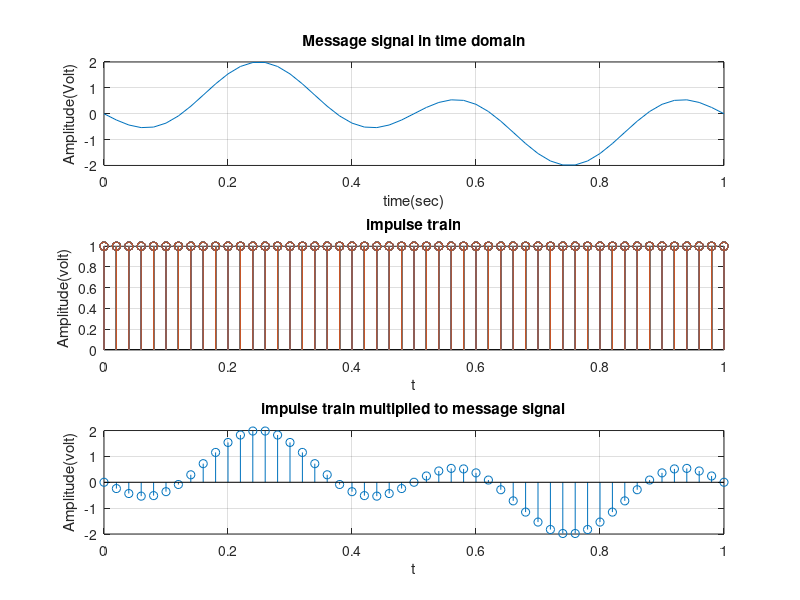
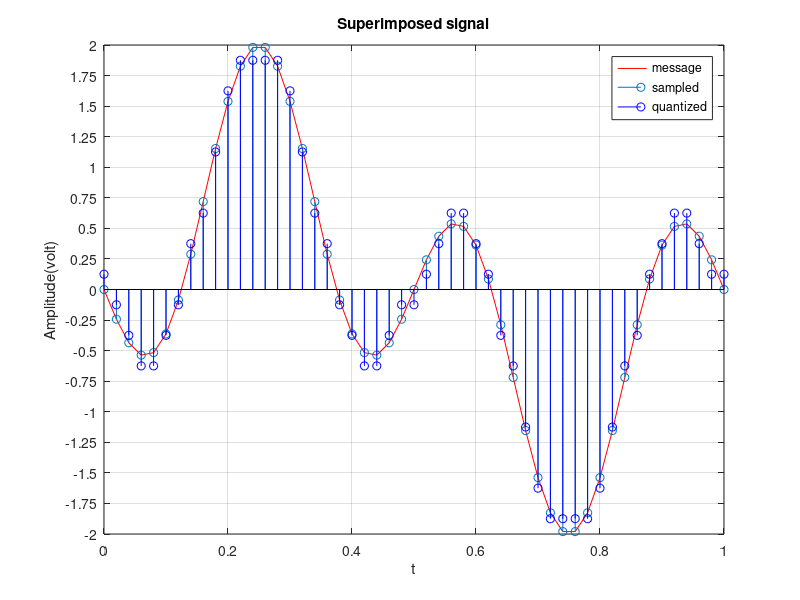

Write MATLAB code to recreate these figures, in order.
% question1(a)
clc;
close all;

% message signal
Am =1;   
fm1 = 1; 
fm2 = 3;  
t = 0:0.02:1;  

ym = Am*(sin(2*pi*fm1*t)-sin(2*pi*fm2*t)); 
peaku=round(max(ym));
peakl=round(min(ym));
figure(1);
subplot(3,1,1);
plot(t,ym);
title("Message signal in time domain");
xlabel("time(sec)");
ylabel("Amplitude(Volt)");
grid on; 

%impulse train 
t=0:0.02:1;
y = ones(length(t));
subplot(3,1,2)
stem(t,y);
title("impulse train");
xlabel("t");
ylabel("Amplitude(volt)");
grid on;

%sampled signal
ym =  [ym(1,:)];
y = [y(1,:)];

gs = zeros(1,length(y));
for i=1:length(y)
    gs(i) = y(i)*ym(i);
end

subplot(3,1,3);
stem(t,gs);
title("impulse train multiplied to message signal");
xlabel("t");
ylabel("Amplitude(volt)");
grid on;

% superimposed signal
l = 16;
peak = max(abs(ym));
delta = 2*peak/16;

gkts=zeros(1,length(gs));

%defining the quantised signal
k=(peaku-peakl)/16;
Vmax=peaku-k/2;
Vmin=peakl+k/2;
for i=Vmin:k:Vmax
    for j=1:length(ym)
        if((i-k/2)<gs(j) && (gs(j)<(i+k/2)) && ...
                gs(j) ~= 0)
            gkts(j)=i;
        end
        if(gs(j) == 0)
            gkts(j)=0.125;
        end
    end
end

figure(2);
plot(t,ym,'r');
hold on;
stem(t,ym,'o');
hold on;
stem(t,gkts,'b');
legend('message','sampled','quantized');
title("Superimposed signal");
xlabel("t");
ylabel("Amplitude(volt)");
yticks([-2 -1.75 -1.5 -1.25 -1 -0.75 -0.5 -0.25 0 0.25 0.5 0.75 1 1.25 1.5 1.75 2]);
grid on;
